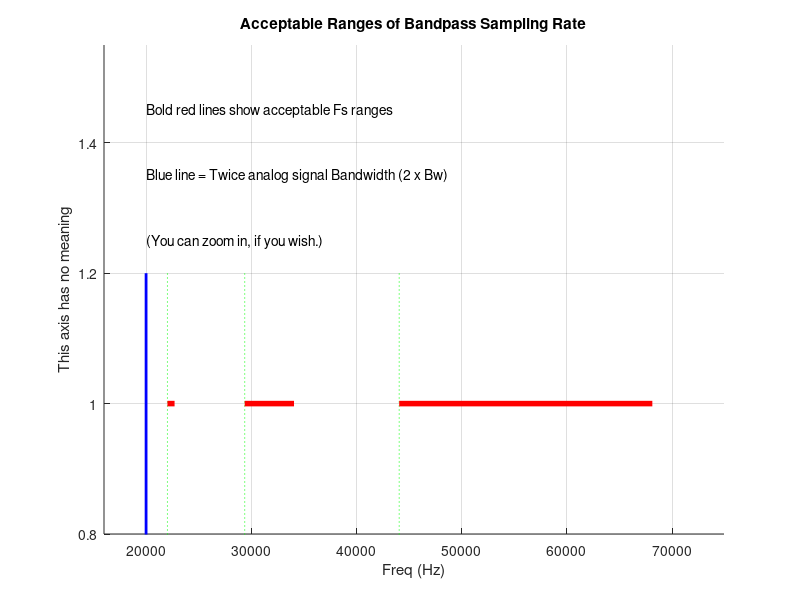
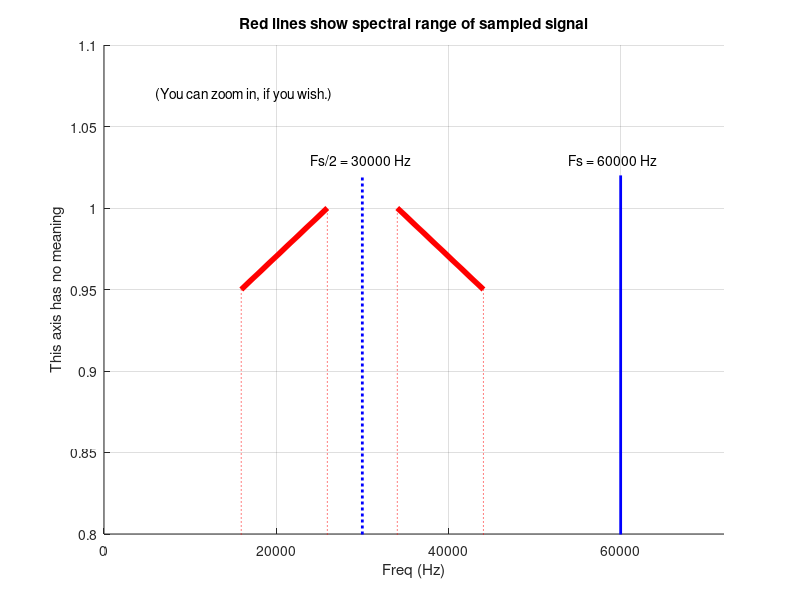

The MATLAB source for these figures, in order:
% Filename: Bandpass_Sample_Rate_Calc.m
%
%  Calculates acceptable Bandpass Sampling rate ranges 
%  based on an analog (continuous) signal's bandwidth 
%  and center freq.
%
%  Merely define bandwidth "Bw" and center frequency "Fc", in 
%  Hz, near line 22, for the analog bandpass signal and run the 
%  program.  [Example: Bw = 5, Fc = 20.]  Acceptable Fs sample  
%  rate ranges are shown in Figure 1 and displayed in Command window.
%
%  If the User defines a value for the BP sample rate Fs, near 
%  near line 28, then Figure 2 will show the locations of the 
%  positive and negative-freq spectral components after 
%  bandpass sampling.
%
%   Richard Lyons [November 2011]
%******************************************

clear all; close all; clc;

base = 40E6;

Bw = 10E3; % Analog signal bandwidth in Hz
Fc = base/(2^10); % Analog signal center freq in Hz

% ##############################################
% Define an Fs sample rate value below

Fs = 60E3; % Selected Fs sample rate in Hz
% ##############################################

disp(' '), disp(['Analog Center Freq = ',num2str(Fc),' Hz.'])
disp(['Analog Bandwidth = ',num2str(Bw),' Hz.']), disp(' ')

% *****************************************************
%  Compute % display the acceptable ranges of BP sample rate 
% *****************************************************
disp('----------------------------------')
disp('Acceptable Fs ranges in Hz:')
%No_aliasing = 0;  % Init a warning flag
M = 1; % Initialize a counter

while (2*Fc + Bw)/(M+1) > 2* Bw
   FsMin = (2*Fc + Bw)/(M+1);
   FsMax = (2*Fc - Bw)/M;
   Fs_ranges(M,1) = FsMin;
   Fs_ranges(M,2) = FsMax;
   M = M + 1;
   disp([num2str(FsMin),' -to- ',num2str(FsMax)])
end
disp('----------------------------------')

% *****************************************************
%  Plot the acceptable ranges of BP sample rate 
% *****************************************************
figure(1), clf
title('Acceptable Ranges of Bandpass Sampling Rate')
xlabel('Freq (Hz)')
ylabel('This axis has no meaning')

for K = 1:M-1
   hold on
   plot([Fs_ranges(K,1),Fs_ranges(K,1)],[0.5,1.2],':g');
   plot([Fs_ranges(K,1),Fs_ranges(K,2)],[1,1],'-r','linewidth',4);
   axis([0.8*(2*Bw),1.1*max(Fs_ranges(1,2)), 0.8, 1.55])
end

plot([2*Bw,2*Bw],[0.5,1.2],'-b','linewidth',2);
text(2*Bw,1.45,'Bold red lines show acceptable Fs ranges')
text(2*Bw,1.35,'Blue line = Twice analog signal Bandwidth (2 x Bw)')
text(2*Bw,1.25,'(You can zoom in, if you wish.)')
hold off, grid on, zoom on

% **************************************************************
%  If Fs has been defined, plot spectrum of the sampled signal.  
% **************************************************************
% 
% Check if "Fs" has been defined
disp(' ')
if isempty(strmatch('Fs',who,'exact')) == 1; 
    disp('Fs sampling rate has NOT been defined.')
    % Fs does NOT exist, do nothing further.
else 
	% Fs is defined, plot the spectrum of the sampled signal.
        disp(['Fs defined as ',num2str(Fs),' Hz'])
	
    % To determine intermediate frequency (IF), check integer 
    %      part of "2Fc/Fs" for odd or even
	Temp = floor(2*Fc/Fs);
    if (Temp == 2*floor(Temp/2))
       disp(' '), disp('Pos-freq sampled spectra is not inverted.')
       Freq_IF = Fc -Fs*floor(Fc/Fs); % Computed IF frequency
	else
       disp(' '), disp('Pos-freq sampled spectra is inverted.')
       Freq_IF = Fs*(1 + floor(Fc/Fs)) -Fc; % Computed IF frequency
	end
    disp(' '), disp(['Center of pos-freq sampled spectra = ',num2str(Freq_IF),' Hz.'])

    % Prepare to plot sampled spectral range in Figure 2
    IF_MinFreq = Freq_IF-Bw/2;
    IF_MaxFreq = Freq_IF+Bw/2;
    
	figure(2), clf
	hold on
	plot([IF_MinFreq,IF_MaxFreq],[0.95, 1],'-r','linewidth',4);
	plot([Fs-IF_MaxFreq,Fs-IF_MinFreq],[1, 0.95],'-r','linewidth',4);
	plot([Fs,Fs],[0.5, 1.02],'-b','linewidth',2);
	plot([Fs/2,Fs/2],[0.5, 1.02],':b','linewidth',2);
    plot([IF_MinFreq,IF_MinFreq],[0.5, 0.95],':r');
    plot([IF_MaxFreq,IF_MaxFreq],[0.5, 1],':r');
    plot([Fs-IF_MaxFreq,Fs-IF_MaxFreq],[0.5, 1],':r');
    plot([Fs-IF_MinFreq,Fs-IF_MinFreq],[0.5, 0.95],':r');
    text(0.9*Fs,1.03,['Fs = ',num2str(Fs),' Hz'])
    text(0.8*Fs/2, 1.03,['Fs/2 = ',num2str(Fs/2),' Hz'])
    text(Fs/10,1.07,'(You can zoom in, if you wish.)')
    axis([0,1.2*Fs, 0.8, 1.1])
	
	hold off
	title('Red lines show spectral range of sampled signal')
    xlabel('Freq (Hz)')
	ylabel('This axis has no meaning')
	grid on, zoom on
    
    % ################################################################
    % Check if Fs is NOT in an acceptable freq range (aliasing occurs)
    Aliasing_Flag = 1; % Initialize a flag
    for K = 1:M-1 % Check each individual acceptable Fs range
        if Fs_ranges(K,1)<=Fs & Fs<=Fs_ranges(K,2)% & Fs<=Fs_ranges(K,2)
            % No aliasing will occur
            Aliasing_Flag = Aliasing_Flag -1;
        else, end
    end % End K loop
    if Aliasing_Flag == 1;  % Aliasing will occur
        text(Fs/10, 0.91, 'WARNING! WARNING!')
        text(Fs/10, 0.89, 'Aliasing will occur!')
    else, end
    zoom on
    % ################################################################
end